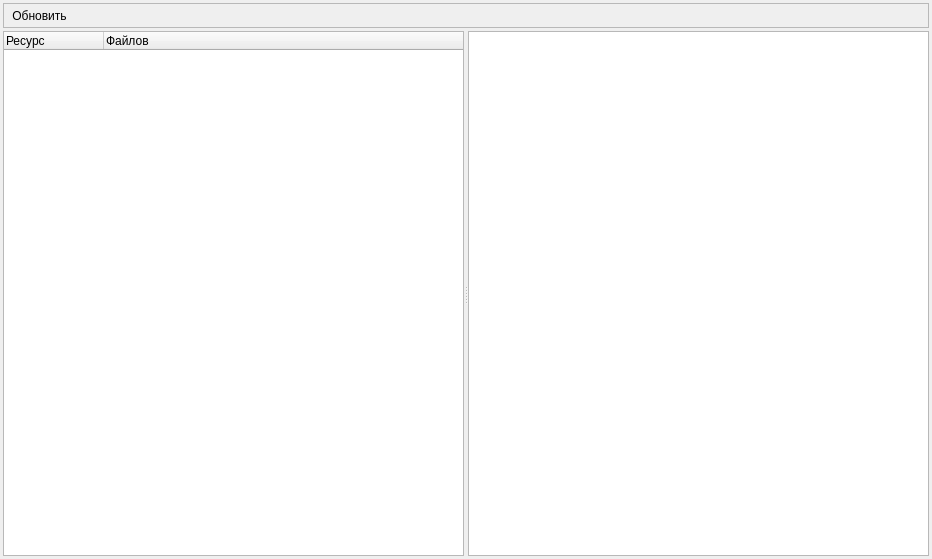
<?xml version="1.0" encoding="UTF-8"?>
<ui version="4.0">
 <class>ResourceExplorer</class>
 <widget class="QMainWindow" name="ResourceExplorer">
  <property name="geometry">
   <rect>
    <x>0</x>
    <y>0</y>
    <width>932</width>
    <height>559</height>
   </rect>
  </property>
  <property name="windowTitle">
   <string>MainWindow</string>
  </property>
  <widget class="QWidget" name="centralwidget">
   <layout class="QVBoxLayout" name="verticalLayout">
    <property name="spacing">
     <number>3</number>
    </property>
    <property name="leftMargin">
     <number>3</number>
    </property>
    <property name="topMargin">
     <number>3</number>
    </property>
    <property name="rightMargin">
     <number>3</number>
    </property>
    <property name="bottomMargin">
     <number>3</number>
    </property>
    <item>
     <widget class="QFrame" name="frame">
      <property name="frameShape">
       <enum>QFrame::StyledPanel</enum>
      </property>
      <property name="frameShadow">
       <enum>QFrame::Sunken</enum>
      </property>
      <layout class="QHBoxLayout" name="horizontalLayout">
       <property name="spacing">
        <number>1</number>
       </property>
       <property name="leftMargin">
        <number>1</number>
       </property>
       <property name="topMargin">
        <number>1</number>
       </property>
       <property name="rightMargin">
        <number>1</number>
       </property>
       <property name="bottomMargin">
        <number>1</number>
       </property>
       <item>
        <widget class="QToolButton" name="reloadButton">
         <property name="text">
          <string>Обновить</string>
         </property>
         <property name="iconSize">
          <size>
           <width>24</width>
           <height>24</height>
          </size>
         </property>
         <property name="autoRaise">
          <bool>true</bool>
         </property>
        </widget>
       </item>
       <item>
        <spacer name="horizontalSpacer">
         <property name="orientation">
          <enum>Qt::Horizontal</enum>
         </property>
         <property name="sizeHint" stdset="0">
          <size>
           <width>453</width>
           <height>20</height>
          </size>
         </property>
        </spacer>
       </item>
       <item>
        <widget class="HelperLibraryNS::FilterWidget" name="filterWidget">
         <property name="minimumSize">
          <size>
           <width>300</width>
           <height>0</height>
          </size>
         </property>
        </widget>
       </item>
      </layout>
     </widget>
    </item>
    <item>
     <widget class="QSplitter" name="splitter">
      <property name="sizePolicy">
       <sizepolicy hsizetype="Expanding" vsizetype="Expanding">
        <horstretch>0</horstretch>
        <verstretch>0</verstretch>
       </sizepolicy>
      </property>
      <property name="orientation">
       <enum>Qt::Horizontal</enum>
      </property>
      <widget class="QTreeWidget" name="treeWidget">
       <property name="contextMenuPolicy">
        <enum>Qt::CustomContextMenu</enum>
       </property>
       <column>
        <property name="text">
         <string notr="true">Ресурс</string>
        </property>
       </column>
       <column>
        <property name="text">
         <string>Файлов</string>
        </property>
       </column>
      </widget>
      <widget class="QListWidget" name="listWidget">
       <property name="iconSize">
        <size>
         <width>50</width>
         <height>50</height>
        </size>
       </property>
       <property name="viewMode">
        <enum>QListView::ListMode</enum>
       </property>
       <property name="selectionRectVisible">
        <bool>false</bool>
       </property>
      </widget>
     </widget>
    </item>
   </layout>
  </widget>
 </widget>
 <customwidgets>
  <customwidget>
   <class>HelperLibraryNS::FilterWidget</class>
   <extends>QWidget</extends>
   <header>HelperLibrary/Widgets/FilterWidget/filterwidget.h</header>
  </customwidget>
 </customwidgets>
 <resources/>
 <connections/>
</ui>
